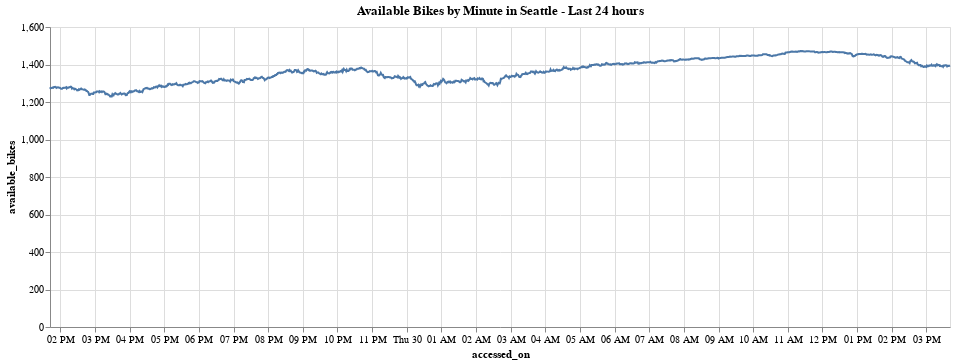

Notebook cell for this chart:
### Markdown cell above
## 4. Plot with Altair

Because the calculation was done on GPU, we can quickly return the result to pandas and plot with Altair. This is a CPU-transfer, but a small one relative to returning entire Seattle bike-level data, then using pandas, then using Altair

### Code cell
import altair as alt

(alt.Chart(seattle_bikes.head(24*60), width=900)
    .mark_line()
    .encode(x='accessed_on',y='available_bikes')
    .properties(title='Available Bikes by Minute in Seattle - Last 24 hours')
)

### Figure 1 — Vega-Lite specification as saved in the notebook (floating-point values rounded to 4 significant figures; data arrays with more than 128 entries replaced by an {"elided": "..."} marker saying what was removed)
{"$schema": "https://vega.github.io/schema/vega-lite/v3.2.1.json", "config": {"mark": {"tooltip": null}, "view": {"height": 300, "width": 400}}, "data": {"name": "data-252ce086dc4303f309fdc1d4bfec02bb"}, "datasets": {"data-252ce086dc4303f309fdc1d4bfec02bb": {"elided": "1440 records"}}, "encoding": {"x": {"field": "accessed_on", "type": "temporal"}, "y": {"field": "available_bikes", "type": "quantitative"}}, "mark": "line", "title": "Available Bikes by Minute in Seattle - Last 24 hours", "width": 900}
